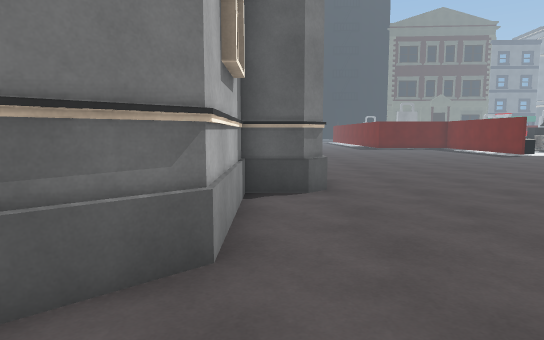
view 1 (above)

24 first-person views from a walk through a Unity game level. The camera is 1.4 m above the floor, tilts 6° down and sees 75° across. The floor is counted in squares, 1 m on a side. Each view is taken from the middle of a square. On the plan, view 1 faces up. The plan holds only what a view shows up to about 15 squares ahead; the rest is blank. The place goes on beyond the plan. Some surface patterns are stand-ins.

view 2
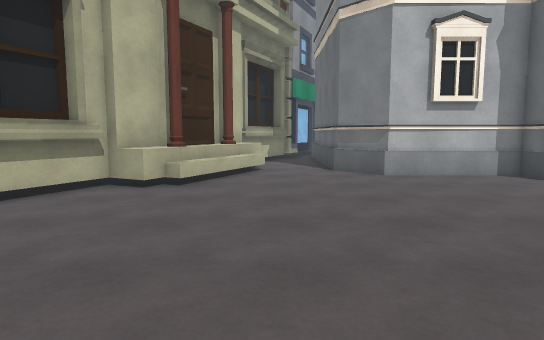

view 3
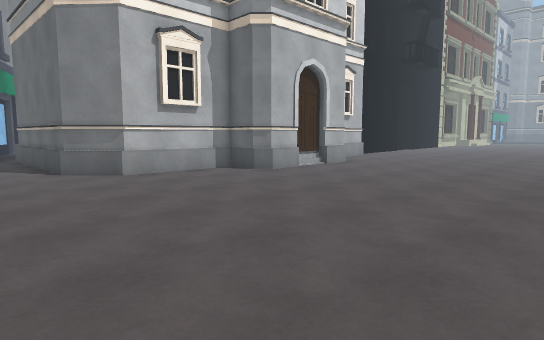

view 4
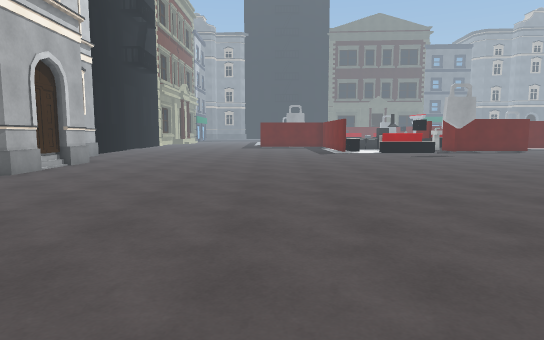

view 5
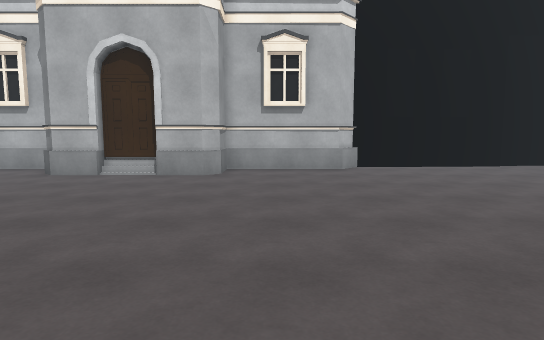

view 6
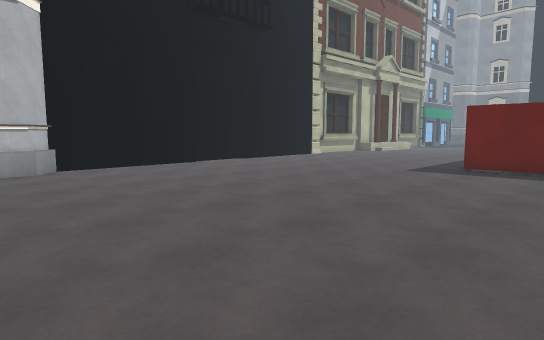

view 7
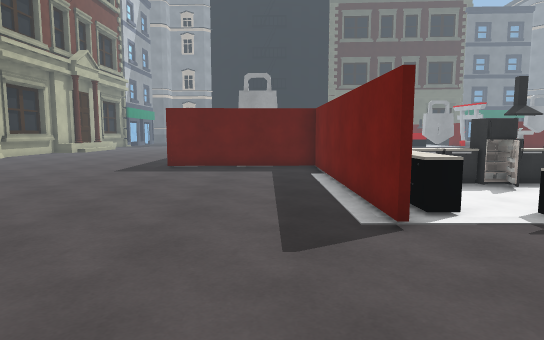

view 8
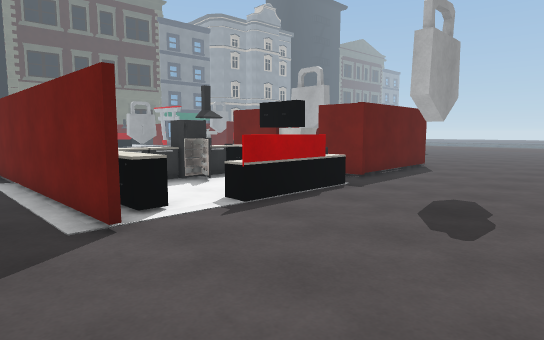

view 9
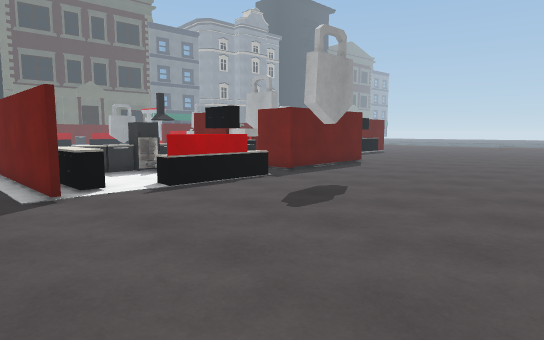

view 10
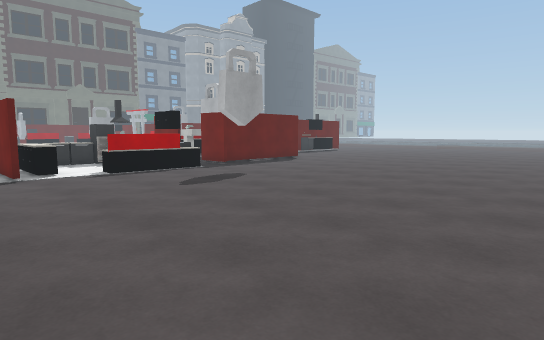

view 11
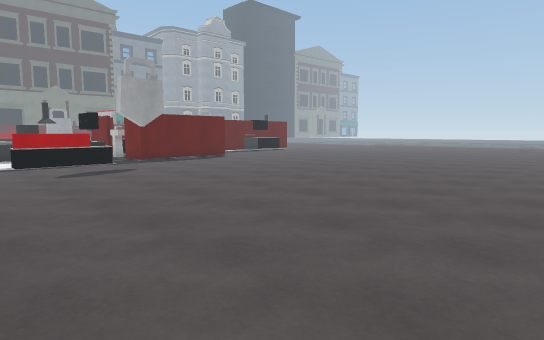

view 12
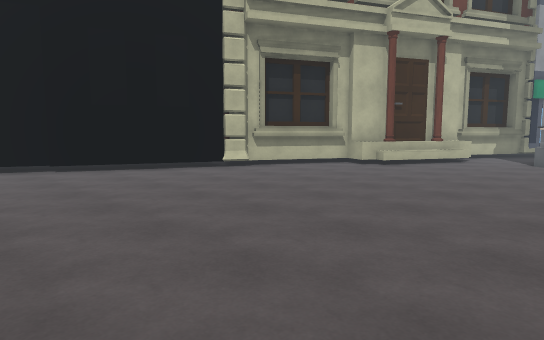

view 13
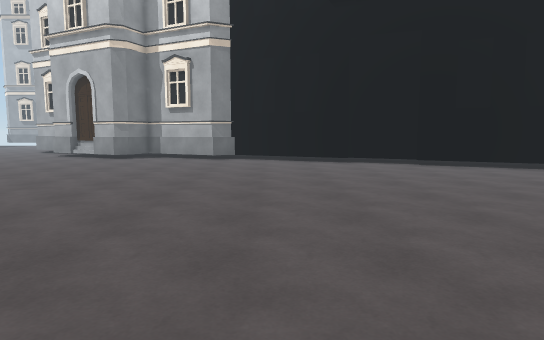

view 14
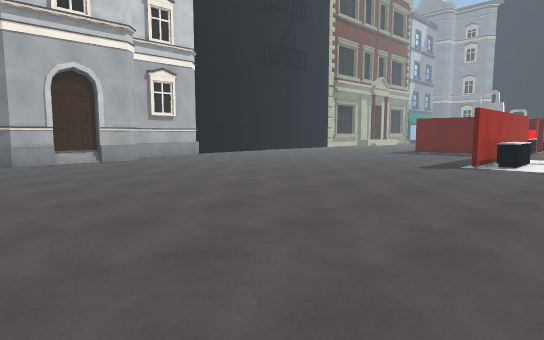

view 15
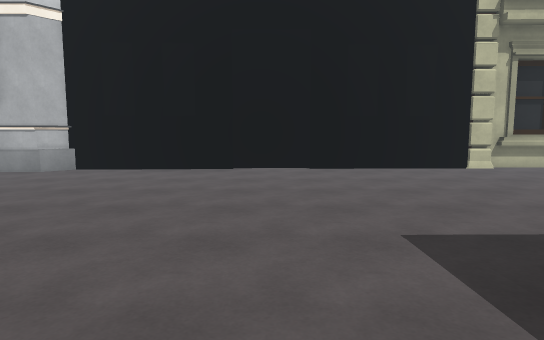

view 16
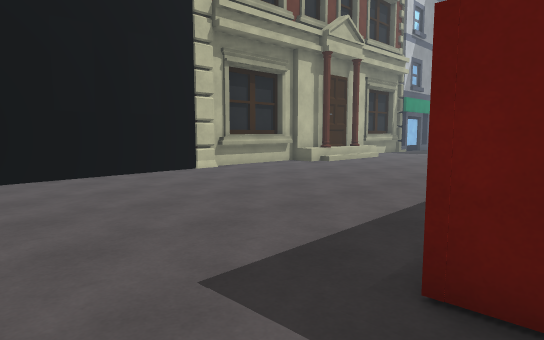

view 17
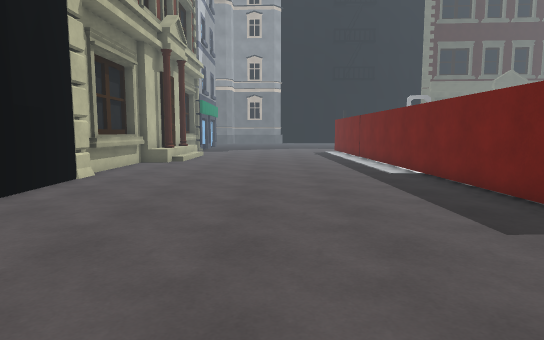

view 18
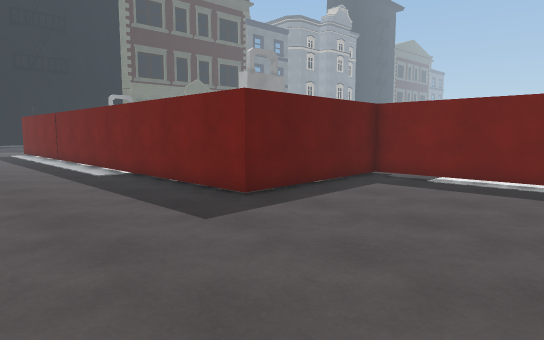

view 19
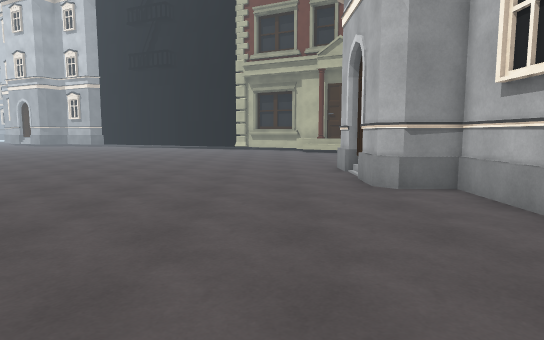

view 20
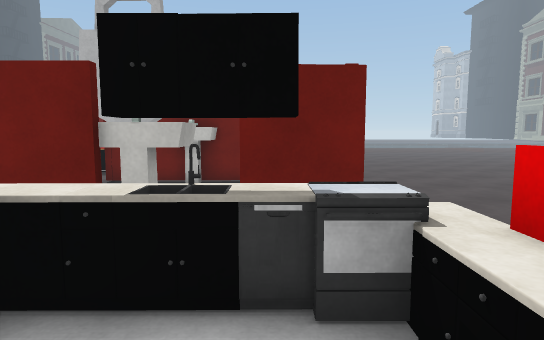

view 21
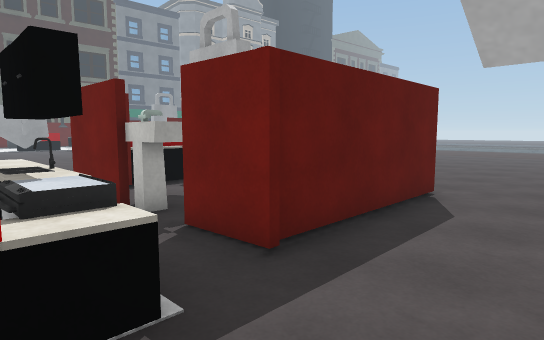

view 22
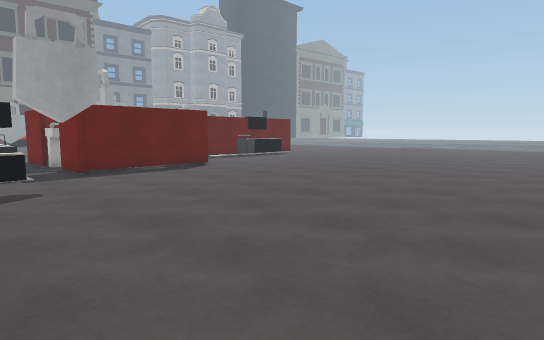

view 23
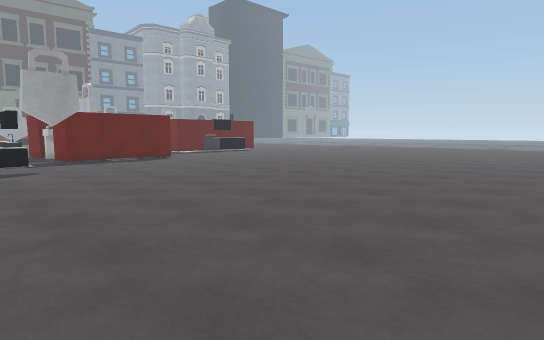

view 24
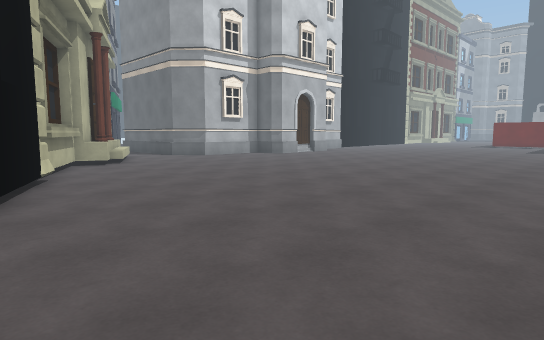

### Floor plan
Key: @ floor where view 1 was taken; # wall or solid block; . floor; B building; O other object.
Columns run from 4 left of view 1 to 29 right of it. Each row starts with its distance up from view 1.
 39  #B..........#
 38  #B..........#
 37  #B..........#
 36   B..........#
 35   B..........#
 34   #..........#
 33   #..........#  OO
 32   #..........#
 31   #..........#
 30   #..........#######.
 29   #................#.
 28   #................#.      #OO  #
 27   #................#       #    #
 26   #................# OOOOO.# O  #
 25   #................# OOOOO.OOO O#
 24   #................#O  O O.O    #
 23   #................#O .  O.#    #
 22   #................#O OOOO.######.
 21   #...................OOOO........
 20   B...............................
 19   #B...................... .......
 18   ##..............................
 17    #..............................
 16    #..............................
 15    #..............................
 14    ##B............................
 13      B............................
 12      B............................
 11      B............................
 10      B............................
  9      B............................
  8    #BB............................
  7    #..............................
  6    #..............................
  5    #..............................
  4    B.......................
  3   BB.......................
  2 BBB........................
  1 ............................
  0 .B..@........................
 -1 BBBB..........................
 -2  BBBBB........................
 -3    BBBB........................
 -4      BB.........................
 -5       BBB.......................
 -6         BBB......................
 -7           B##.....................
 -8             ###...................
 -9               ###.................

Where each view was taken, in squares from view 1:
view 1: 0 up, 0 right, facing up
view 2: 0 up, 11 right, facing left
view 3: 1 down, 11 right, facing up-left
view 4: 3 down, 10 right, facing up
view 5: 16 up, 13 right, facing left
view 6: 16 up, 13 right, facing up-left
view 7: 16 up, 13 right, facing up
view 8: 16 up, 13 right, facing up-right
view 9: 13 up, 13 right, facing up-right
view 10: 9 up, 13 right, facing up-right
view 11: 5 up, 15 right, facing up-right
view 12: 5 up, 16 right, facing down-left
view 13: 6 up, 19 right, facing down
view 14: 6 up, 19 right, facing up-left
view 15: 27 up, 12 right, facing left
view 16: 27 up, 10 right, facing up-left
view 17: 24 up, 4 right, facing up
view 18: 24 up, 4 right, facing up-right
view 19: 23 up, 4 right, facing down
view 20: 23 up, 18 right, facing right
view 21: 19 up, 20 right, facing up-right
view 22: 9 up, 19 right, facing up-right
view 23: 4 up, 18 right, facing up-right
view 24: 9 down, 18 right, facing up-left
